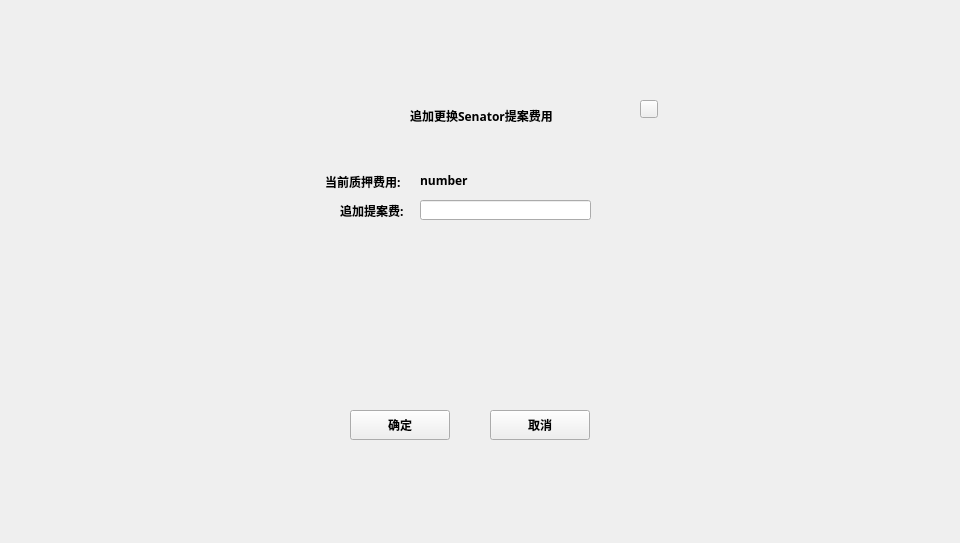
<?xml version="1.0" encoding="UTF-8"?>
<ui version="4.0">
 <class>AddPledgeDialog</class>
 <widget class="QDialog" name="AddPledgeDialog">
  <property name="geometry">
   <rect>
    <x>0</x>
    <y>0</y>
    <width>960</width>
    <height>543</height>
   </rect>
  </property>
  <property name="windowTitle">
   <string>Dialog</string>
  </property>
  <widget class="QWidget" name="widget" native="true">
   <property name="geometry">
    <rect>
     <x>0</x>
     <y>0</y>
     <width>960</width>
     <height>543</height>
    </rect>
   </property>
   <property name="font">
    <font>
     <family>Microsoft YaHei UI Light</family>
     <weight>75</weight>
     <bold>true</bold>
    </font>
   </property>
   <widget class="QWidget" name="containerWidget" native="true">
    <property name="geometry">
     <rect>
      <x>290</x>
      <y>90</y>
      <width>371</width>
      <height>371</height>
     </rect>
    </property>
    <property name="font">
     <font>
      <family>微软雅黑</family>
     </font>
    </property>
    <widget class="QToolButton" name="cancelBtn">
     <property name="geometry">
      <rect>
       <x>200</x>
       <y>320</y>
       <width>100</width>
       <height>30</height>
      </rect>
     </property>
     <property name="font">
      <font>
       <family>Microsoft YaHei UI Light</family>
       <weight>75</weight>
       <bold>true</bold>
      </font>
     </property>
     <property name="cursor">
      <cursorShape>PointingHandCursor</cursorShape>
     </property>
     <property name="styleSheet">
      <string notr="true"/>
     </property>
     <property name="text">
      <string>取消</string>
     </property>
    </widget>
    <widget class="QLabel" name="nameLabel">
     <property name="geometry">
      <rect>
       <x>120</x>
       <y>10</y>
       <width>211</width>
       <height>31</height>
      </rect>
     </property>
     <property name="font">
      <font>
       <family>Microsoft YaHei UI Light</family>
       <weight>75</weight>
       <bold>true</bold>
      </font>
     </property>
     <property name="text">
      <string>追加更换Senator提案费用</string>
     </property>
    </widget>
    <widget class="QToolButton" name="okBtn">
     <property name="geometry">
      <rect>
       <x>60</x>
       <y>320</y>
       <width>100</width>
       <height>30</height>
      </rect>
     </property>
     <property name="font">
      <font>
       <family>Microsoft YaHei UI Light</family>
       <weight>75</weight>
       <bold>true</bold>
      </font>
     </property>
     <property name="cursor">
      <cursorShape>PointingHandCursor</cursorShape>
     </property>
     <property name="styleSheet">
      <string notr="true"/>
     </property>
     <property name="text">
      <string>确定</string>
     </property>
    </widget>
    <widget class="QToolButton" name="closeBtn">
     <property name="geometry">
      <rect>
       <x>350</x>
       <y>10</y>
       <width>18</width>
       <height>18</height>
      </rect>
     </property>
     <property name="cursor">
      <cursorShape>PointingHandCursor</cursorShape>
     </property>
     <property name="focusPolicy">
      <enum>Qt::NoFocus</enum>
     </property>
     <property name="styleSheet">
      <string notr="true"/>
     </property>
     <property name="text">
      <string/>
     </property>
    </widget>
    <widget class="QLabel" name="label_2">
     <property name="geometry">
      <rect>
       <x>35</x>
       <y>81</y>
       <width>81</width>
       <height>21</height>
      </rect>
     </property>
     <property name="text">
      <string>当前质押费用:</string>
     </property>
    </widget>
    <widget class="QLabel" name="currentPledge">
     <property name="geometry">
      <rect>
       <x>130</x>
       <y>80</y>
       <width>211</width>
       <height>21</height>
      </rect>
     </property>
     <property name="text">
      <string>number</string>
     </property>
    </widget>
    <widget class="QStackedWidget" name="stackedWidget_fee">
     <property name="geometry">
      <rect>
       <x>70</x>
       <y>140</y>
       <width>221</width>
       <height>151</height>
      </rect>
     </property>
    </widget>
    <widget class="QLabel" name="label_4">
     <property name="geometry">
      <rect>
       <x>50</x>
       <y>110</y>
       <width>81</width>
       <height>21</height>
      </rect>
     </property>
     <property name="text">
      <string>追加提案费:</string>
     </property>
    </widget>
    <widget class="QLineEdit" name="lineEdit_feeNumber">
     <property name="geometry">
      <rect>
       <x>130</x>
       <y>110</y>
       <width>171</width>
       <height>20</height>
      </rect>
     </property>
     <property name="placeholderText">
      <string/>
     </property>
    </widget>
   </widget>
  </widget>
 </widget>
 <resources/>
 <connections/>
</ui>
